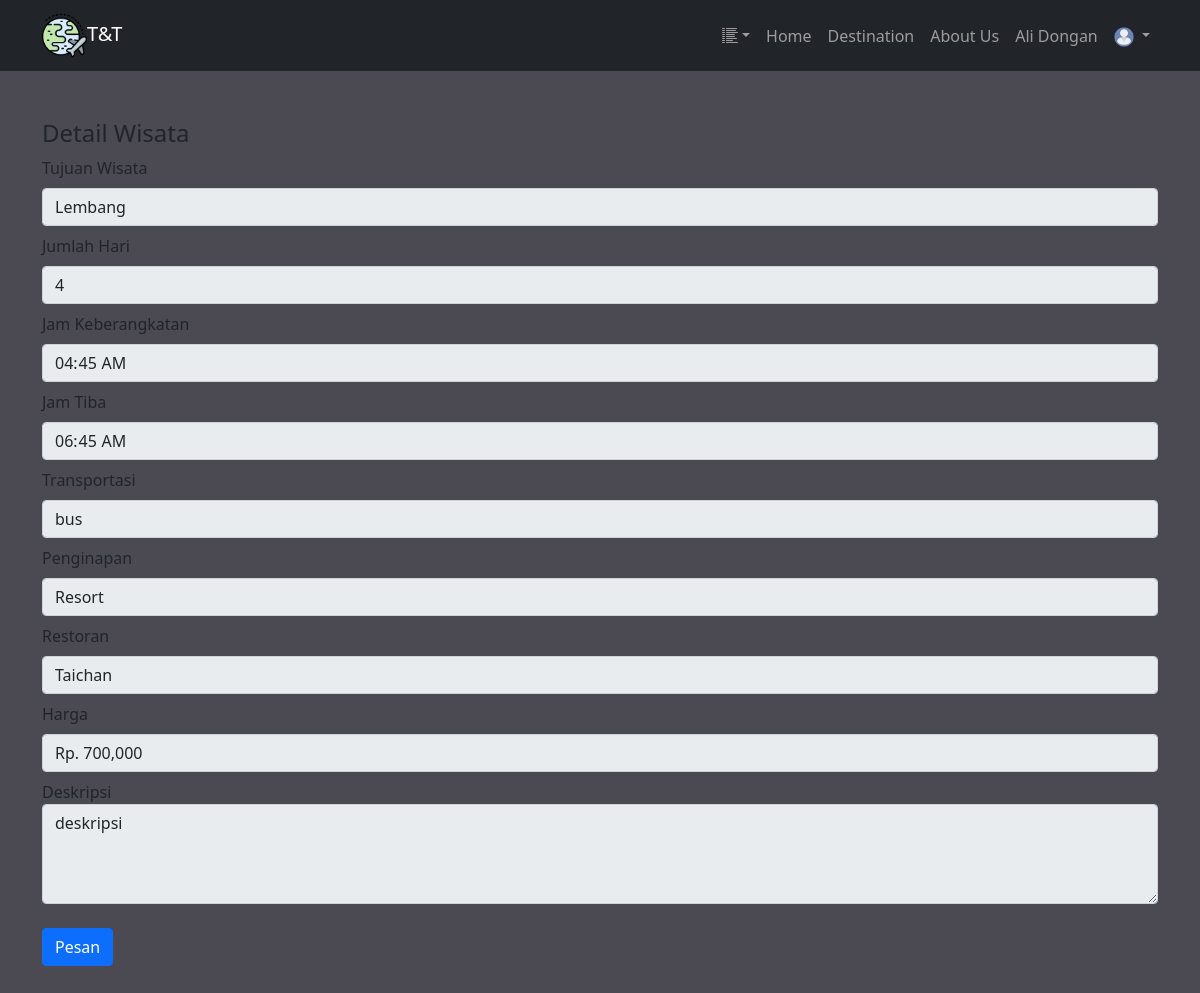
/user/indexs.php?page=details&no_items=7 (signed in), run on the app's committed database.
### tables this page shows
CREATE TABLE `tb_items` (
  `no_items` int(4) NOT NULL,
  `tujuan_wisata` varchar(50) NOT NULL,
  `jmlh_hari` int(2) NOT NULL,
  `jam_berangkat` time NOT NULL,
  `jam_tiba` time NOT NULL,
  `transportasi` enum('pesawat','kereta','bus','kapal') NOT NULL,
  `penginapan` varchar(50) NOT NULL,
  `restoran` varchar(50) NOT NULL,
  `harga` decimal(10,0) NOT NULL,
  `deskripsi` text NOT NULL,
  `thumbnail` varchar(255) DEFAULT NULL
);

### user/details.php (the view)
<?php
if (isset($_GET['no_items'])){
    $no_items = $_GET['no_items'];
    $query = mysqli_query($koneksi, "SELECT * FROM tb_items WHERE no_items='$no_items'");
    $data = mysqli_fetch_array($query);
    ?>
<div class="container py-5">
    <div class="row">
        <div class="col-md-12">
            <h4>Detail Wisata</h4>
            <div class="mt-2">
                <label for="tujuan_wisata" class="form-label">Tujuan Wisata</label>
                <input type="text" name="tujuan_wisata" id="tujuan_wisata" class="form-control"
                    value="<?= $data['tujuan_wisata']?>" placeholder="Masukkan Tujuan Wisata" disabled>
            </div>
            <div class="mt-2">
                <label for="jmlh_hari" class="form-label">Jumlah Hari</label>
                <input type="number" name="jmlh_hari" id="jmlh_hari" class="form-control"
                    value="<?= $data['jmlh_hari']?>" placeholder="Masukkan Jumlah Hari" disabled>
            </div>
            <div class="mt-2">
                <label for="jam_berangkat" class="form-label">Jam Keberangkatan</label>
                <input type="time" name="jam_berangkat" id="jam_berangkat" class="form-control"
                    value="<?= $data['jam_berangkat']?>" placeholder="Masukkan Jam Keberangkatan" disabled>
            </div>
            <div class="mt-2">
                <label for="jam_tiba" class="form-label">Jam Tiba</label>
                <input type="time" name="jam_tiba" id="jam_tiba" class="form-control" value="<?= $data['jam_tiba']?>"
                    placeholder="Masukkan Jam Tiba" disabled>
            </div>
            <div class="mt-2">
                <label for="transportasi" class="form-label">Transportasi</label>
                <input type="text" name="transportasi" id="transportasi" class="form-control"
                    value="<?= $data['transportasi']?>" placeholder="Masukkan Transportasi" disabled>
            </div>
            <div class="mt-2">
                <label for="penginapan" class="form-label">Penginapan</label>
                <input type="text" name="penginapan" id="penginapan" class="form-control"
                    value="<?= $data['penginapan']?>" placeholder="Masukkan Penginapan" disabled>
            </div>
            <div class="mt-2">
                <label for="restoran" class="form-label">Restoran</label>
                <input type="text" name="restoran" id="restoran" class="form-control" value="<?= $data['restoran']?>"
                    placeholder="Masukkan Restoran" disabled>
            </div>
            <div class="mt-2">
                <label for="harga" class="form-label">Harga</label>
                <input type="text" name="harga" id="harga" class="form-control"
                    value="Rp. <?= number_format($data['harga'])?>" placeholder="Masukkan Harga" disabled>
            </div>
            <div class="mt-2">
                <label for="deskripsi">Deskripsi</label>
                <textarea name="deskripsi" id="deskripsi" class="form-control" placeholder="Masukkan Deskripsi"
                    style="height: 100px" disabled><?= $data['deskripsi']?></textarea>
            </div>
            <br>
            <a href="indexs.php?page=pesan&no_items=<?= $data['no_items'] ?>" class="btn btn-primary">Pesan</a>
        </div>
    </div>
</div>
<?php
}
?>

### data on the page
tb_items: tujuan_wisata "Lembang", jmlh_hari "4", jam_berangkat "04:45:00", jam_tiba "06:45:00", transportasi "bus", penginapan "Resort", restoran "Taichan", harga "Rp. 700,000", deskripsi "deskripsi"

### other printed values
$_SESSION['nama_cust'] "Ali Dongan"
